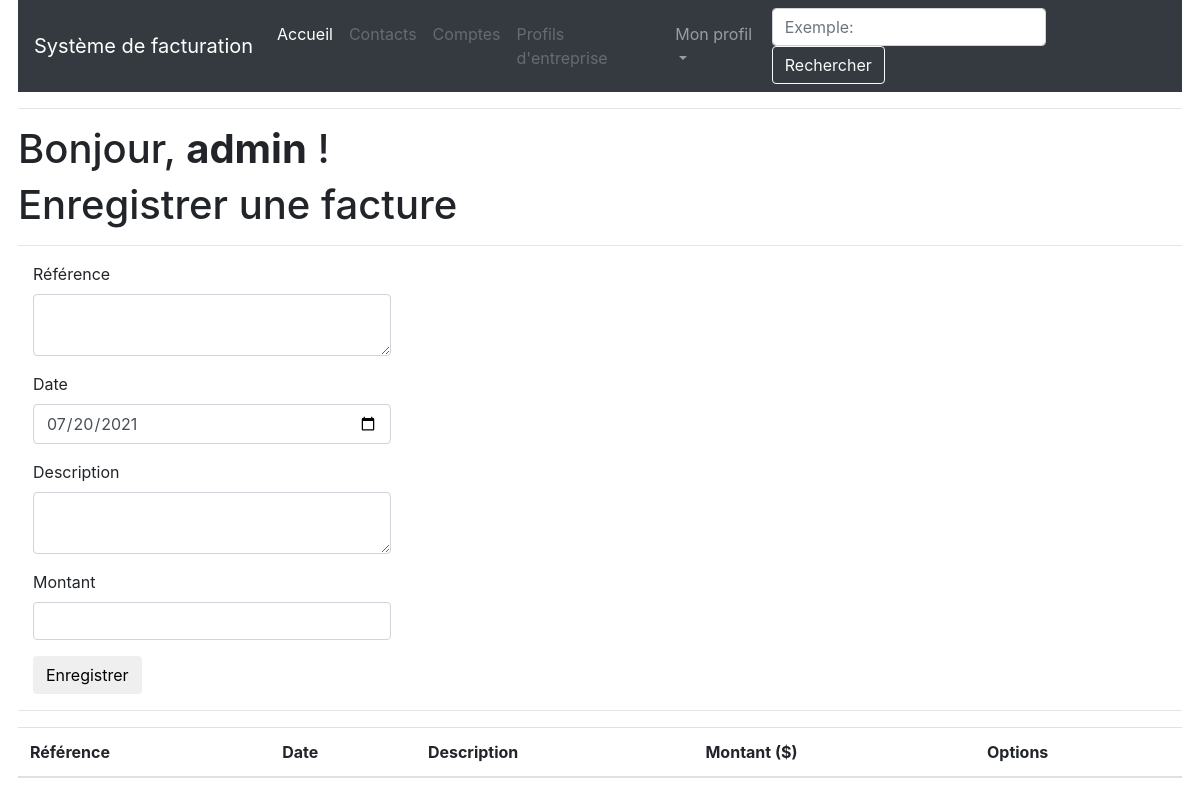
Before: /index (signed in) with the older database file.
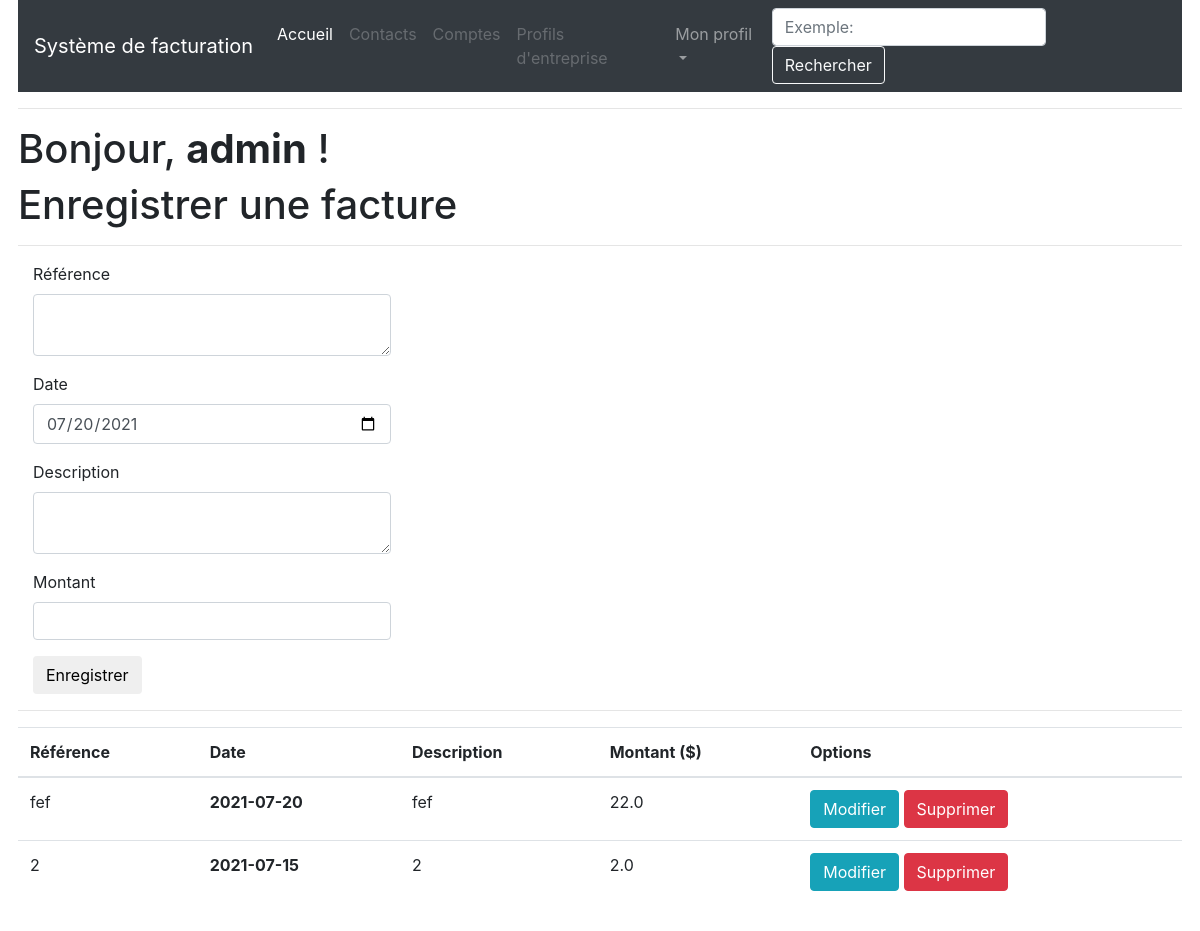
After: the same page with the newer database file.
### app/models.py (models this page shows, shortened)
class Facture(db.Model):
    id = db.Column(db.Integer, primary_key=True)
    reference = db.Column(db.String(50))
    description = db.Column(db.String(140))
    date = db.Column(db.Date, index=True)
    amount = db.Column(db.Float)
    user_id = db.Column(db.Integer, db.ForeignKey('user.id'))

### app/routes.py (the view)
@app.route('/index', methods=['GET', 'POST'])
@login_required
def index():
    form = FactureForm()
    if form.validate_on_submit():
        facture = Facture(reference=form.reference.data, date=form.date.data, description=form.description.data, author=current_user, amount=form.amount.data)
        db.session.add(facture)
        db.session.commit()
        flash(_('Votre facture a été ajoutée.'))
        return redirect(url_for('index'))
    page = request.args.get('page', 1, type=int)
    factures = Facture.query.filter_by(user_id=current_user.id).paginate(page, app.config['FACTURES_PAR_PAGE'], False)
    next_url = url_for('index', page=factures.next_num) if factures.has_next else None
    prev_url = url_for('index', page=factures.prev_num) if factures.has_prev else None
    return render_template("index.html", title=_('Accueil'), form=form, factures=factures.items, next_url=next_url, prev_url=prev_url)

### app/forms.py (shortened to what this page needs)
class FactureForm(FlaskForm):
    reference = TextAreaField(_l('Référence'), validators=[DataRequired(message=_l("Veuillez entrer une référence")), Length(min=1, max=50, message=_l('Veuillez écrire entre 1 et 50 caractères'))])
    date = DateField(_l('Date'), default=date.today(), format='%Y-%m-%d', validators=[DataRequired(message=_l("Veuillez entrer une date (AAAA-MM-JJ)"))])
    description = TextAreaField(_l('Description'), validators=[DataRequired(message=_l("Veuillez entrer une description")), Length(min=1, max=140, message=_l(_l('Veuillez écrire entre 1 et 50 caractères')))])
    amount = DecimalField(_l('Montant'), validators=[DataRequired(message=_l("Veuillez entrer un montant numérique"))], places=2)
    submit = SubmitField(_l('Enregistrer'))

### app/models.py (called while the page is built)
@login.user_loader
def load_user(id):
    return User.query.get(int(id))

### app/routes.py (called while the page is built)
@app.before_request
def before_request():
    if current_user.is_authenticated:
        current_user.last_seen = datetime.utcnow()
        db.session.commit()

### app/templates/index.html (shortened to what this page needs)
{% extends "base.html" %}
{% import 'bootstrap/wtf.html' as wtf %}
{% block app_content %}
    <h1>{{ _('Bonjour') }}, <strong>{{ current_user.username }}</strong> !</h1>
    <h1>{{ _('Enregistrer une facture') }}</h1>
    <hr>
    {% if form %}
        <div class="form-group">
            <div class="col-md-4">
                {{ wtf.quick_form(form) }}
            </div>
        </div>
        <hr>
    {% endif %}
    <table class="table table-hover">
        <thead>
          <tr>
            <th scope="col">{{ _('Référence') }}</th>
            <th scope="col">{{ _('Date') }}</th>
            <th scope="col">{{ _('Description') }}</th>
            <th scope="col">{{ _('Montant') }} ($)</th>
            <th scope="col">{{ _('Options') }}</th>
          </tr>
        </thead>
        <tbody>
    {% for facture in factures %}
        <tr>
            <td>{{ facture.reference }}</td>
            <th>{{ facture.date }}</th>
            <td>{{ facture.description }}</td>
            <td>{{ facture.amount }}</td>
            <td>
                <a class="btn btn-info" href="{{ url_for('update', facture_id=facture.id) }}">{{ _('Modifier') }}</a>
                <a class="btn btn-danger" href="{{ url_for('delete', facture_id=facture.id) }}">{{ _('Supprimer') }}</a>
            </td>
        </tr>
    {% endfor %}
        </tbody>
    </table>
    <br><br>
{% endblock %}

Changed rows visible on the page:
added Facture: reference "fef", date "2021-07-20", description "fef", amount "22.0"
added Facture: reference "2", date "2021-07-15", description "2", amount "2.0"
